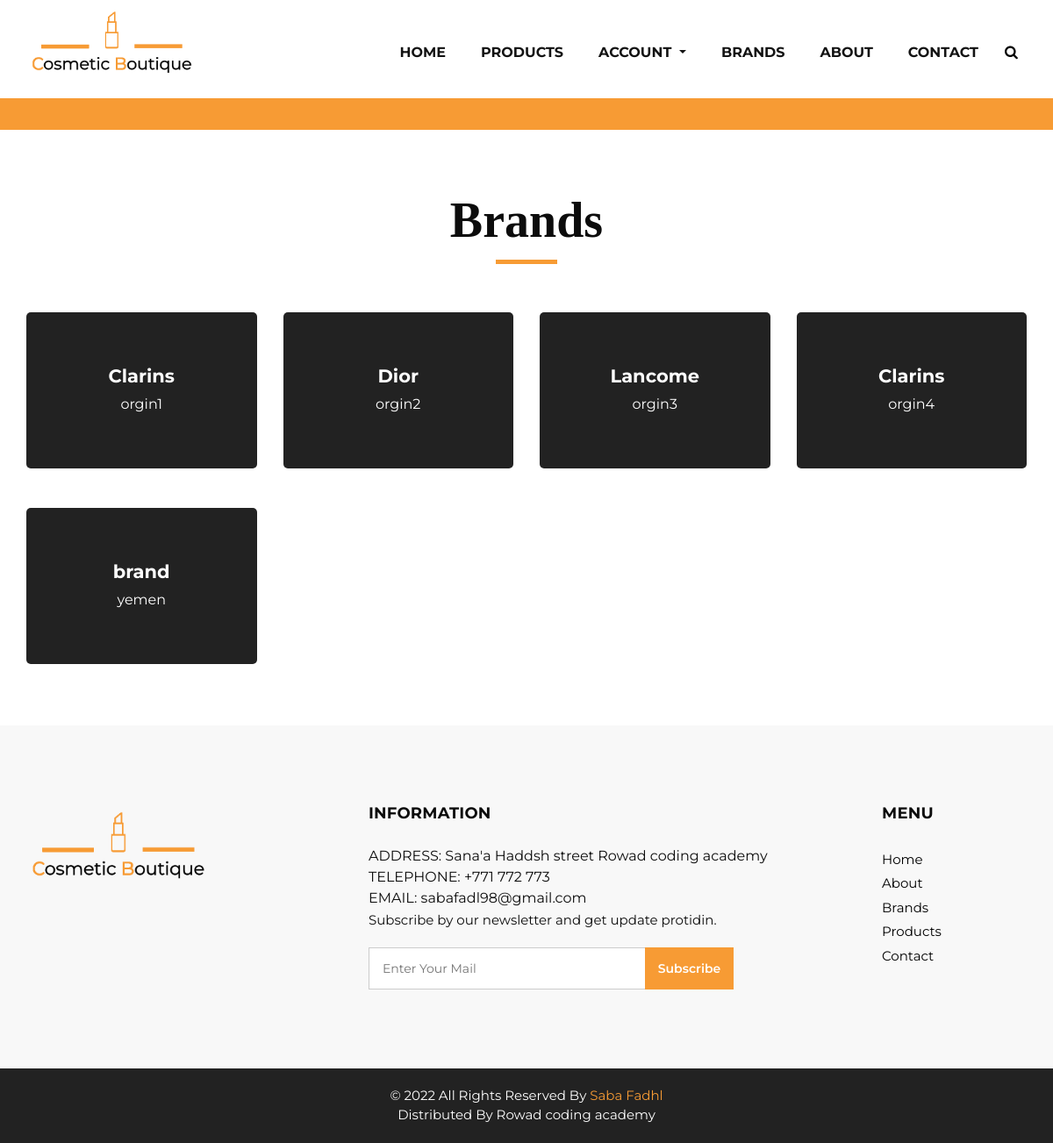
/brands/, run on the app's committed database.
### makeup/models.py (models this page shows, shortened)
class Brand(models.Model):
    name=models.CharField(max_length=50)
    orgin=models.CharField(max_length=50)

### makeup/views.py (the view)
# urls.py: path('brands/',BrandsList.as_view(),name="brands"),
class BrandsList(ListView):
    model = Brand
    context_object_name = 'brands'
    template_name = 'makeup/brands.html'

### makeup/templates/makeup/brands.html (shortened to what this page needs)
{% extends 'makeup/base.html' %}
{% load static %}
   {%block content%}
      <section class="inner_page_head">
         <div class="container_fuild">
            <div class="row">
               <div class="col-md-12">
                  <div class="full">
                     <h3>Product Grid</h3>
                  </div>
               </div>
            </div>
         </div>
      </section>
     <section class="why_section layout_padding">
      <div class="container">
         <div class="heading_container heading_center">
            <h2>
               Brands
            </h2>
         </div>
         <div class="row">
            {%for brand in brands%}
            <div class="col-md-3">
               <div class="box ">
                  <div class="detail-box">
                     <h5>
                        {{brand.name}}
                     </h5>
                     <p>
                        {{brand.orgin}}
                     </p>
                  </div>
               </div>
            </div>
            {%endfor%}
         </div>
      </div>
   </section>
      {%endblock content%}

### makeup/static/css/style.css (style rules this page uses)
* { box-sizing: border-box; }
body { font-family: 'Montserrat', sans-serif; color: #0c0c0c; background-color: #ffffff; overflow-x: hidden; }
.layout_padding { padding: 70px 0; }
h1, h2 { font-family: 'Playfair Display', serif; }
.heading_container { display: -webkit-box; display: -ms-flexbox; display: flex; -webkit-box-orient: vertical; -webkit-box-direction: normal; -ms-flex-direction: column; flex-direction: column; -webkit-box-align: start; -ms-flex-align: start; align-items: flex-start; }
.heading_container h2 { position: relative; margin-bottom: 0; font-size: 3.5rem; font-weight: bold; }
.heading_container h2::after { content: ""; display: block; width: 70px; height: 5px; background: #f79b34; margin: 10px auto 10px; }
.heading_container.heading_center { -webkit-box-align: center; -ms-flex-align: center; align-items: center; text-align: center; }
.why_section .box { text-align: center; margin-top: 45px; background-color: #222; padding: 45px 50px; border-radius: 5px; color: #ffffff; }
.detail-box h5 { font-size: 21px; font-weight: 700; }
.inner_page_head { background: #f79b34; text-align: center; color: #fff; padding-top: 50px; padding-bottom: 40px; }
.inner_page_head h3 { font-size: 42px; font-weight: 800; }
.full { align-self: center; }

### static/css/responsive.css (style rules this page uses)
@media (min-width: 1200px) { .container { max-width: 1170px; } }

### data on the page
Brand: name "Clarins", orgin "orgin1"
Brand: name "Dior", orgin "orgin2"
Brand: name "Lancome", orgin "orgin3"
Brand: name "Clarins", orgin "orgin4"
Brand: name "brand", orgin "yemen"
